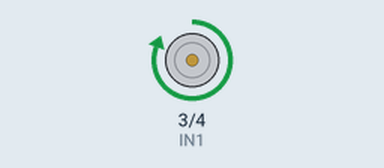
Recording of a sketch running on a simulated Arduino Uno, built with avr-gcc and run on an emulated ATmega328P. On the bench: motor-driver pin pairs drawn as motors (green arrow = first pin HIGH = forward, orange = second pin HIGH = backward, longer = more drive).

Above: at 1.0 s.
At 3.0 s:
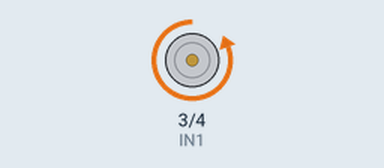
Timing chart, 0 to 5.2 s (numbered marks = the images above):
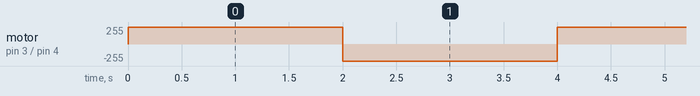

The sketch:

motor.ino
```cpp
void setup() {
  // Initialize digital pins as outputs
  pinMode(3, OUTPUT);  // IN1
  pinMode(4, OUTPUT);  // IN2
}
void loop() {
  // Motor forward
  digitalWrite(3, HIGH);  // IN1
  digitalWrite(4, LOW);   // IN2
  delay(2000);            // Run for 2 seconds
  // Motor backward
  digitalWrite(3, LOW);   // IN1
  digitalWrite(4, HIGH);  // IN2
  delay(2000);            // Run for 2 seconds
}
```

Measured:
- by itself, motor on pin 3 (IN1) / pin 4 (IN2): alternates forward 255/255 for 2.0 s and backward 255/255 for 2.0 s
